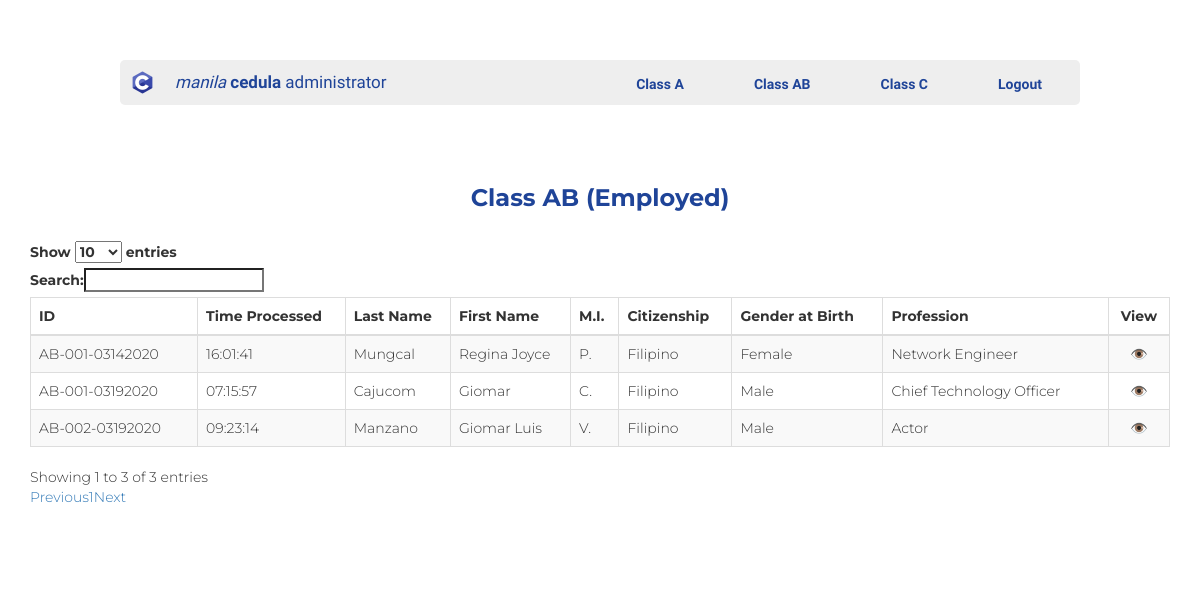
The page /admin_class_ab.php (signed in) on the database as committed earlier.
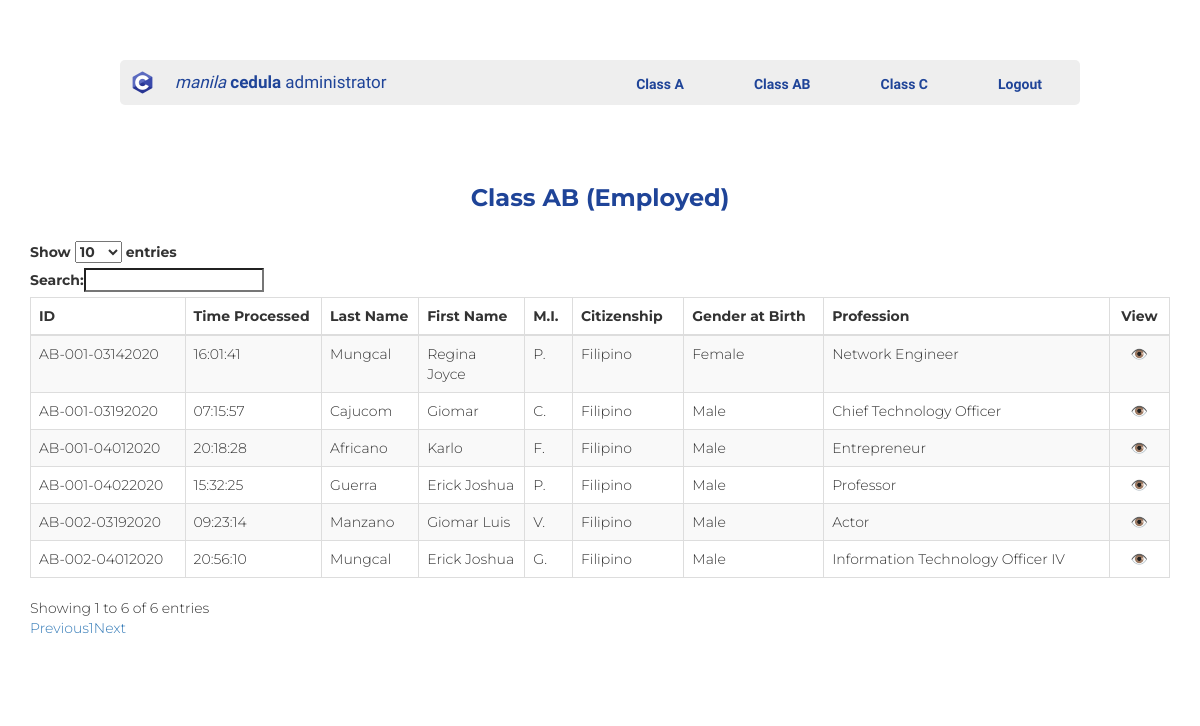
The same page on the database as committed later.
### tables this page shows
CREATE TABLE `classab` (
  `ID` int(11) NOT NULL,
  `queueNo` varchar(15) NOT NULL,
  `firstName` varchar(50) NOT NULL,
  `middle` varchar(5) NOT NULL,
  `lastName` varchar(30) NOT NULL,
  `homeAddress` varchar(100) NOT NULL,
  `dateOfBirth` date NOT NULL,
  `citizenship` varchar(20) NOT NULL,
  `placeOfBirth` varchar(100) NOT NULL,
  `civilStatus` varchar(20) NOT NULL,
  `gender` varchar(20) NOT NULL,
  `profession` varchar(50) NOT NULL,
  `taxAccountNo` bigint(20) NOT NULL,
  `ACRNo` varchar(13) NOT NULL,
  `heightCentimeters` float NOT NULL,
  `weightKilograms` float NOT NULL,
  `realPropertyIncome` double NOT NULL,
  `grossReceiptsFromBusiness` double NOT NULL,
  `salariesFromProfession` double NOT NULL,
  `communityTax` int(11) NOT NULL,
  `dateProcessed` date NOT NULL,
  `timeProcessed` time NOT NULL
);

### admin_class_ab_table.php (the view, shortened to what this page needs)
<thead>
     <tr>
          <td><b>ID</b></td>
          <td><b>Time Processed</b></td>
          <td><b>Last Name</b></td>
          <td><b>First Name</b></td>
          <td><b>M.I.</b></td>
          <td><b>Citizenship</b></td>
          <td><b>Gender at Birth</b></td>
          <td><b>Profession</b></td>
          <td align="center"><b>View</b></td>
     </tr>
</thead>
<?php
     $con = mysqli_connect('localhost', 'root', '');
     mysqli_select_db($con, 'cedula');
     $query = "SELECT * FROM classab";
     mysqli_query($con, $query);
     $sortTable="SELECT * FROM classab ORDER BY id DESC";
     $sortedTable = mysqli_query($con, $sortTable);
     while($row = mysqli_fetch_array($sortedTable))
     {
          echo '
          <tr>
               <td>'.$row["queueNo"].'</td>
               <td>'.$row["timeProcessed"].'</td>
               <td>'.$row["lastName"].'</td>
               <td>'.$row["firstName"].'</td>
               <td>'.$row["middle"].'</td>
               <td>'.$row["citizenship"].'</td>
               <td>'.$row["gender"].'</td>
               <td>'.$row["profession"].'</td>
               <td align="center"><a href="">👁️</a></td>
          </tr>
          ';
     }
?>

### admin_class_ab.php (shortened to what this page needs)
<!DOCTYPE html>
<html style="background-color: white;">
     <head>
          <link rel="stylesheet" href="https://maxcdn.bootstrapcdn.com/bootstrap/3.3.6/css/bootstrap.min.css" />
          <link rel="stylesheet" href="https://cdn.datatables.net/1.10.12/css/dataTables.bootstrap.min.css" />
          <link rel="stylesheet" href="style.css" />
     </head>
     <body>
     <div class="adminclass">
        <div class="container_all">
                <div class="navbaradmin">
                    <div class="logoadmin-pic"><img src="img/Clogo.png" height="25px" width="25px"></div>
                    <div class="logoadmin"><a href=""><i>manila</i>&nbsp;<b>cedula</b>&nbsp;administrator</a></div>
                <div class="menuadmin">
                    <ul class="navbaradmin_ul">
                    <li><a  class="btn" href="admin_class_a.php"><b>Class A</b></a></li>
                    <li><a  class="btn" href="admin_class_ab.php"><b>Class AB</b></a></li>
                    <li><a  class="btn" href="admin_class_c.php"><b>Class C</b></a></li>
                    <li><a  class="btn" href="logout.php"><b>Logout</b></a></li>
                    </ul>
                </div>
            </div>
        </div>
          <div class="container" style="font-family: 'Montserrat';">
               <h3 align="center" style="color: #1f4498"><b>Class AB (Employed)</b></h3>
               <br />
               <div class="table-responsive">
                    <table id="class_ab_data" class="table table-striped table-bordered">
                         <?php include  'admin_class_ab_table.php'; ?>
                    </table>  <br><br><br>
               </div>
          </div>
     </body>
</html>

### style.css (style rules this page uses)
* { margin: 0; padding: 0; }
html { background-color: #1f4498; color: white; font-family: 'Muli'; font-weight: 300; font-size: 20px; text-rendering: optimizeLegibility; }
.container_all { padding: 3rem 6rem; }
.adminclass { width: 100%; height: 100vh; background-color: white; }
.menuadmin { flex: 1; color: rgb(213, 22, 22); font-size: 13px; }
.menuadmin > ul { display: flex; list-style: none; }
.menuadmin .btn { background-color: transparent; padding: 10px 34px 7px; color: #1f4498; background-color: transparent; text-decoration: none; font-family: Muli; transition: 0.5s; border-radius: 2px; }
.navbaradmin_ul { text-align: right; list-style-type: none; float: right; margin: 3px; }
.navbaradmin_ul > li { background-image: url(arrow.gif); background-repeat: no-repeat; background-position: 100%; }
.navbaradmin { display: flex ; color: darkturquoise; background-color: rgb(238, 238, 238); height: 45px; width: 100%; border-radius: 5px; }
.logoadmin { padding-top: 10px; padding-right: 100px; font-family: 'Muli'; font-weight: 300; font-size: 17px; }
.logoadmin > a { padding: 10px; flex: 2; text-decoration: none; color: #1f4498; }
.logoadmin-pic { padding: 10px; }

Rows that differ between the two databases and show on the page:
added classab: queueNo "AB-001-04022020", timeProcessed "15:32:25", lastName "Guerra", firstName "Erick Joshua", middle "P.", citizenship "Filipino", gender "Male", profession "Professor"
added classab: queueNo "AB-002-04012020", timeProcessed "20:56:10", lastName "Mungcal", firstName "Erick Joshua", middle "G.", citizenship "Filipino", gender "Male", profession "Information Technology Officer IV"
added classab: queueNo "AB-001-04012020", timeProcessed "20:18:28", lastName "Africano", firstName "Karlo", middle "F.", citizenship "Filipino", gender "Male", profession "Entrepreneur"
Other text that changed with them:
text written by a page script: "Show entries Search: Showing 1 to 3 of 3 entries Previous 1 Next" → "Show entries Search: Showing 1 to 6 of 6 entries Previous 1 Next"
